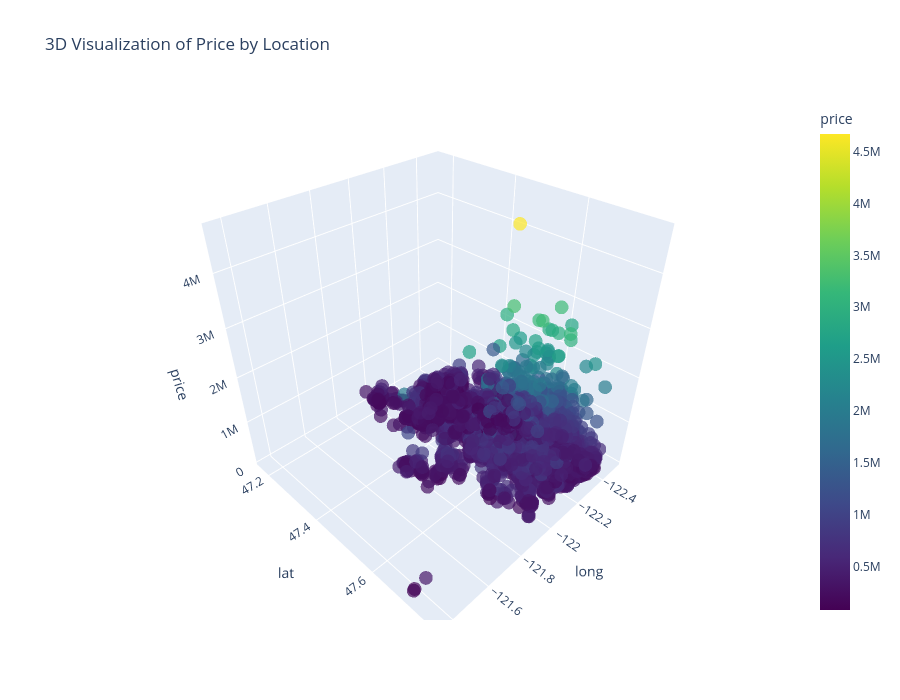

Source (notebook cell):
### Code cell
#long - lat - price corr
import plotly.express as px

fig = px.scatter_3d(
    df_import.sample(5000),
    x="long",
    y="lat",
    z="price",
    color="price",
    color_continuous_scale="Viridis",
    opacity=0.7,
    title="3D Visualization of Price by Location"
)

fig.update_layout(height=700)
fig.show()

### Figure 1 — Plotly figure (JSON) as saved in the notebook; plotly's stock layout.template omitted (floating-point values rounded to 4 significant figures; data arrays with more than 128 entries replaced by an {"elided": "..."} marker saying what was removed)
{"data": [{"hovertemplate": "long=%{x}<br>lat=%{y}<br>price=%{marker.color}<extra></extra>", "legendgroup": "", "marker": {"color": {"elided": "5000 float values"}, "coloraxis": "coloraxis", "opacity": 0.7, "symbol": "circle"}, "mode": "markers", "name": "", "scene": "scene", "showlegend": false, "type": "scatter3d", "x": {"elided": "5000 float values"}, "y": {"elided": "5000 float values"}, "z": {"elided": "5000 float values"}}], "layout": {"coloraxis": {"colorbar": {"title": {"text": "price"}}, "colorscale": [[0, "#440154"], [0.1111, "#482878"], [0.2222, "#3e4989"], [0.3333, "#31688e"], [0.4444, "#26828e"], [0.5556, "#1f9e89"], [0.6667, "#35b779"], [0.7778, "#6ece58"], [0.8889, "#b5de2b"], [1, "#fde725"]]}, "height": 700, "legend": {"tracegroupgap": 0}, "scene": {"domain": {"x": [0, 1], "y": [0, 1]}, "xaxis": {"title": {"text": "long"}}, "yaxis": {"title": {"text": "lat"}}, "zaxis": {"title": {"text": "price"}}}, "title": {"text": "3D Visualization of Price by Location"}}}
